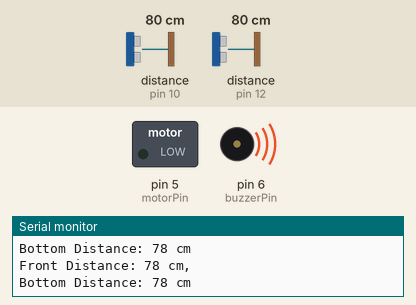
This sketch was run on a simulated Arduino Uno, built with avr-gcc and run on an emulated ATmega328P. On the bench: switched loads named in the sketch (green lamp = pin HIGH), buzzer (waves = sounding), the last lines printed to the serial monitor. Wiring (inferred from the names in the program): 2 × ultrasonic range finder: trigger pin 11, echo pin 10 / trigger pin 13, echo pin 12. The test bench sets the inputs (shaded band); at power-on: distance to the obstacle (sensors on pin 10, pin 12) 80 cm. The echo pulse lasts 58.3 µs per cm; pins used as bus, display or sensor lines are not drawn.

Above: at 1.2 s.
1.3 s: distance to the obstacle (sensor on pin 10) set to 29 cm
4.3 s: distance to the obstacle (sensor on pin 10) set to 23 cm
At 5.5 s:
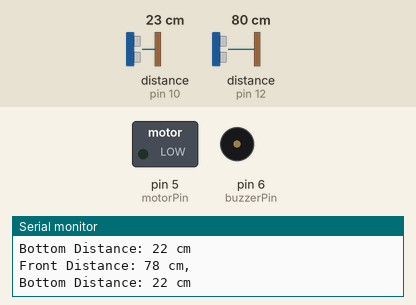
5.9 s: distance to the obstacle (sensor on pin 12) set to 54 cm
7.4 s: distance to the obstacle (sensor on pin 12) set to 47 cm
At 7.97 s:
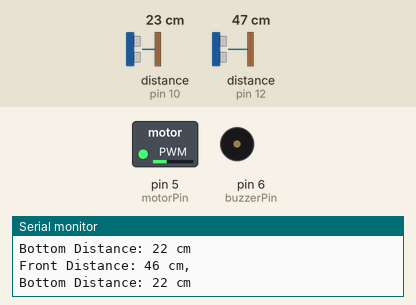
10.4 s: distance to the obstacle (sensor on pin 12) set to 2 cm
At 11.89 s:
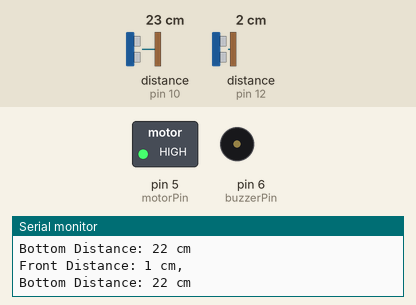
13.4 s: distance to the obstacle (sensor on pin 12) set to 35 cm
At 14.9 s:
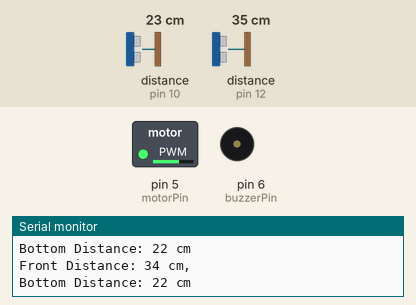
Timing chart, 0 to 17.4 s (numbered marks = the images above; inputs shaded):
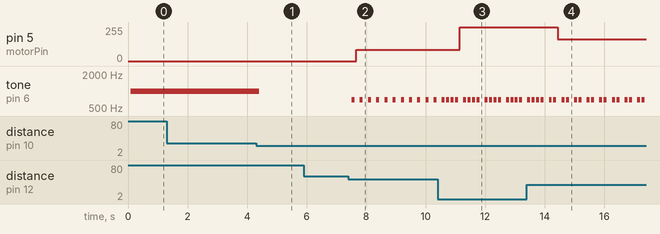

Measured:
- the behaviour switches between 27 and 26 cm on distance to the obstacle (sensor on pin 10) (found by bisection; images 0 and 1)
- the behaviour switches between 51 and 50 cm on distance to the obstacle (sensor on pin 12) (found by bisection; images 1 and 2)
- after the input at 4.3 s, tone on pin 6 (buzzerPin): 1000 Hz → silent after 0.11 s
- after the input at 7.4 s, pin 5 (motorPin): 0/255 → 86/255 after 0.27 s; tone on pin 6 (buzzerPin): alternates 700 Hz for 0.10 s and silent for 0.18 s, starting after 0.12 s
- after the input at 10.4 s, pin 5 (motorPin): 86/255 → 255/255 after 0.74 s
- after the input at 13.4 s, pin 5 (motorPin): 255/255 → 164/255 after 1.0 s

The sketch:

Walking_Stick_2.ino
```cpp
const int trigPinFront = 13;
const int echoPinFront = 12;

const int trigPinBottom = 11;
const int echoPinBottom = 10;

const int buzzerPin = 6;
const int motorPin = 5;

const int holeThreshold = 25;     // If bottom sensor detects more than this = hole
const int minDistanceStick = 10;  // Minimum distance (in cm) to detect the stick


void setup() {
  pinMode(trigPinFront, OUTPUT);
  pinMode(echoPinFront, INPUT);

  pinMode(trigPinBottom, OUTPUT);
  pinMode(echoPinBottom, INPUT);

  pinMode(buzzerPin, OUTPUT);
  pinMode(motorPin, OUTPUT);

  digitalWrite(motorPin, LOW);
  digitalWrite(buzzerPin, LOW);

  Serial.begin(9600);  // Start the Serial Monitor at 9600 baud rate
}

void loop() {
  long frontDistance = getSmoothedDistance(trigPinFront, echoPinFront);
  long bottomDistance = getSmoothedDistance(trigPinBottom, echoPinBottom);

  // Print the distances to the Serial Monitor
  Serial.print("Front Distance: ");
  Serial.print(frontDistance);
  Serial.println(" cm, ");
  Serial.print("Bottom Distance: ");
  Serial.print(bottomDistance);
  Serial.println(" cm");

  bool holeDetected = (bottomDistance > holeThreshold);
  bool obstacleDetected = frontDistance < 50;

  if (holeDetected) {
    // Hole detected: Continuous buzzer sound
    tone(buzzerPin, 1000);        // Continuous tone for hole
    digitalWrite(motorPin, LOW);  // No vibration
  } else if (obstacleDetected) {
    // Obstacle detected: Beep pattern and vibration intensity
    int beeps = getBeepCount(frontDistance);
    for (int i = 0; i < beeps; i++) {
      tone(buzzerPin, 700, 100);
      delay(150);
    }
    noTone(buzzerPin);  // Stop tone after beeping

    int intensity = getVibrationIntensity(frontDistance);
    analogWrite(motorPin, intensity);
  } else {
    // No obstacle or hole
    noTone(buzzerPin);         // No sound when no hole and no obstacle
    analogWrite(motorPin, 0);  // No vibration
  }

  delay(50);  // Small delay between loops
}

long getDistance(int trigPin, int echoPin) {
  digitalWrite(trigPin, LOW);
  delayMicroseconds(2);

  digitalWrite(trigPin, HIGH);
  delayMicroseconds(10);
  digitalWrite(trigPin, LOW);

  long duration = pulseIn(echoPin, HIGH, 30000);  // Timeout after 30ms
  long distance = duration * 0.034 / 2;

  if (distance == 0) {
    distance = 999;  // Treat as no reading (far away)
  }

  return distance;
}

long getSmoothedDistance(int trigPin, int echoPin) {
  long sum = 0;
  for (int i = 0; i < 3; i++) {
    sum += getDistance(trigPin, echoPin);
    delay(10);
  }
  return sum / 3;
}

int getBeepCount(long distance) {
  if (distance < 20) return 4;
  else if (distance < 30) return 3;
  else if (distance < 40) return 2;
  else if (distance < 50) return 1;
  else return 0;
}

int getVibrationIntensity(long distance) {
  if (distance > 50) distance = 50;
  if (distance < 20) distance = 20;

  return map(distance, 50, 20, 60, 255);  // Adjust range to vibration strength
}
```
